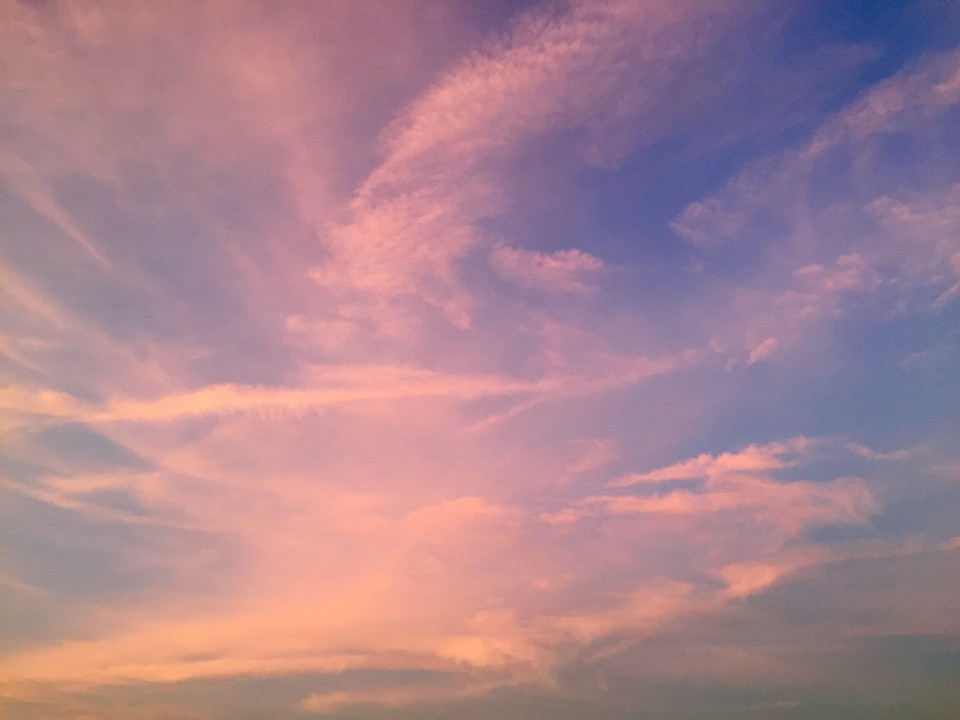
//> input picture hw13/backImg.jpg, 960 x 720 px
$ ./Proejct3   (built with g++ and OpenCV 4)
//> lines starting //> are read from the running program, lines starting //| are printed output that depends on the picture
#include "cv.hpp"
#include <iostream>

using namespace std;
using namespace cv;


int main() {
	// cam
	VideoCapture cap(0);
	Mat frame;

	//for detection
	CascadeClassifier face_classifier;
	vector<Rect> faces;
	Mat  grayframe;
	Rect face_rc;


	bool detection = true;
	bool rc = false;

	//for tracking
	Mat m_backproj, hsv;
	Mat m_model3d;
	Rect m_rc;

	float hrange[] = { 0,180 };
	float vrange[] = { 0,255 };
	float srange[] = { 0,255 };
	const float* ranges[] = { hrange, srange, vrange };
	int channels[] = { 0,1,2 };
	int hist_sizes[] = { 16,16,16 };

	bool tracking = false;

	//for changing background
	Mat result, bgModel, fgModel, image, foreground;
	Mat resultImage;


	//background image
	image = imread("backImg.jpg");
//> image is the input picture: 720 rows x 960 cols, CV_8UC3; mean B, G, R 143.5, 131.5, 167.9
	resize(image, image, image.size()/8, CV_INTER_AREA);
//> image: 90 rows x 120 cols, CV_8UC3

	//face detection
	face_classifier.load("C:/Users/shk98/Downloads/opencv/sources/data/haarcascades/haarcascade_frontalface_alt.xml");

	//check if we succeded
	if (!cap.isOpened()) {
		cout << "can't open video file" << endl;
		return 0;
	}
	int count = 0;
	while (true) {
		// load frame
		cap >> frame;
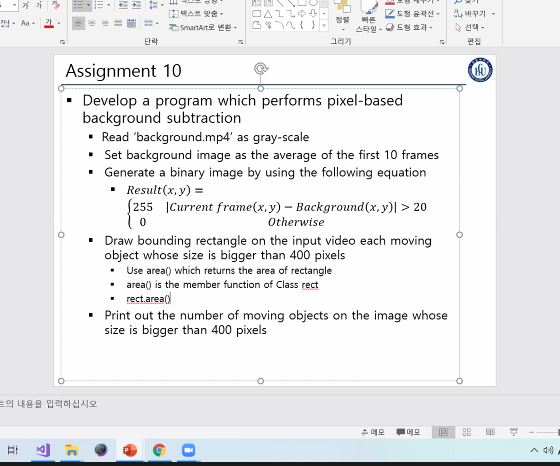
//> input picture hw10/캡처.JPG, 560 x 466 px, given in place of the camera
//> frame is the input picture: 466 rows x 560 cols, CV_8UC3; mean B, G, R 234.7, 233.5, 232.6
		resize(frame, frame, image.size(), CV_INTER_AREA);
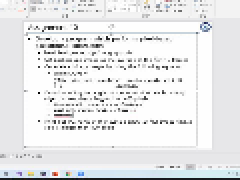
//> frame: 90 rows x 120 cols, CV_8UC3 (shown 2 times larger); mean B, G, R 233, 231.9, 231
		//imshow("Tracker", frame);

		if (frame.empty()) break;
		if (waitKey(33) == 27) break;
//> the Esc key is pressed


		//face detection
		cvtColor(frame, grayframe, COLOR_BGR2GRAY);
		//face tracking
		cvtColor(frame, hsv, COLOR_BGR2HSV);

		//face detection
		if (detection) {
			face_classifier.detectMultiScale(
				grayframe,
				faces,
				1.1, //increase search scale by 10% each pass
				3, //merge groups of three detections
				0, //not used for a new cascade
				Size(10, 10) //minsize
			);

			if (faces.size()) {
				face_rc = faces[0];
				rc = true;
				Mat mask = Mat::zeros(face_rc.height, face_rc.width, CV_8U);
				ellipse(mask, Point(face_rc.width / 2, face_rc.height / 2), Size(face_rc.width / 2, face_rc.height / 2), 0, 0, 360, 255, CV_FILLED);
				Mat roi(hsv, face_rc);
				calcHist(&roi, 1, channels, mask, m_model3d, 3, hist_sizes, ranges);
				tracking = true;
				detection = false;
				//rectangle(frame, face_rc, Scalar(0, 255, 0), 3);
				//imshow("detection", frame);
				printf("detection");
			}
			else {
				tracking = false;
				detection = true;
			}
		}

		//face tracking
		if (tracking) {
			printf("tracking\n");
			m_rc = face_rc;
			//histogram backprojection
			calcBackProject(&hsv, 1, channels, m_model3d, m_backproj, ranges);
			//tracking
			CamShift(m_backproj, m_rc, TermCriteria(TermCriteria::EPS | TermCriteria::COUNT, 20, 1));
			printf("%d %d\n", m_rc.height, m_rc.width);
			rectangle(frame, m_rc, Scalar(0, 0, 255), 3);
			//imshow("detectionnew", frame);

		}

		if (rc) {
			if (tracking) {
				grabCut(frame, result, m_rc, bgModel, fgModel, 6, GC_INIT_WITH_RECT);
				compare(result, GC_PR_FGD, result, CMP_EQ);
				resultImage = image.clone();
				frame.copyTo(resultImage, result);
			}else if (detection) {
				grabCut(frame, result, face_rc, bgModel, fgModel, 6, GC_INIT_WITH_RECT);
				compare(result, GC_PR_FGD, result, CMP_EQ);
				resultImage = image.clone();
				frame.copyTo(resultImage, result);
			}

		}
		else {
			resultImage = image.clone();
		}
		count++;
		if (count % 10 == 1 || count % 10 == 4 || count % 10 == 8) {
			tracking = false;
			detection = true;
		}

		//imshow("result", frame);
		imshow("Project3", resultImage);
	}


	return 0;
}
